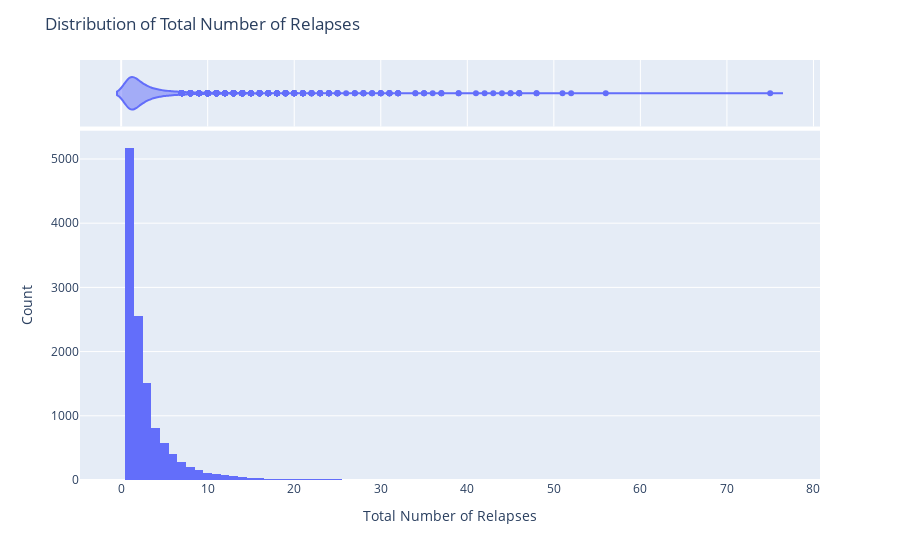

The notebook cell this image was saved under:
### Markdown cell above
### Distribution of Data

### Code cell
if DATASET == "mimic":
    hospitaliaztions_count = X.groupby('SUBJECT_ID').size().reset_index(name='HOSPITALIZATIONS_COUNT')

    # Plot the distribution of Previos Number of Hospitalizations
    fig = px.histogram(hospitaliaztions_count, x='HOSPITALIZATIONS_COUNT', marginal='violin',
                    labels={'TOTAL_HOSPITALIZATIONS': 'Total Number of Hospitalizations'})
    fig.update_layout(title="Distribution of Total Number of Hospitalizations", yaxis_title="Count")
    fig.show()

    X.TOTAL_HOSPITALIZATIONS.describe()
else:
    relapses_count = X.groupby('DONOR_ID').size().reset_index(name='RELAPSES_COUNT')

    # Plot the distribution of Previous Number of Relapses
    fig = px.histogram(relapses_count, x='RELAPSES_COUNT', marginal='violin',
                    labels={'RELAPSES_COUNT': 'Total Number of Relapses'})
    fig.update_layout(title="Distribution of Total Number of Relapses", yaxis_title="Count")
    fig.show()

### Figure 1 — Plotly figure (JSON) as saved in the notebook; plotly's stock layout.template omitted (floating-point values rounded to 4 significant figures; data arrays with more than 128 entries replaced by an {"elided": "..."} marker saying what was removed)
{"data": [{"bingroup": "x", "hovertemplate": "Total Number of Relapses=%{x}<br>count=%{y}<extra></extra>", "legendgroup": "", "marker": {"color": "#636efa", "pattern": {"shape": ""}}, "name": "", "orientation": "v", "showlegend": false, "type": "histogram", "x": {"elided": "12289 int values"}, "xaxis": "x", "yaxis": "y"}, {"hovertemplate": "Total Number of Relapses=%{x}<extra></extra>", "legendgroup": "", "marker": {"color": "#636efa"}, "name": "", "scalegroup": "x", "showlegend": false, "type": "violin", "x": {"elided": "12289 int values"}, "xaxis": "x2", "yaxis": "y2"}], "layout": {"barmode": "relative", "legend": {"tracegroupgap": 0}, "margin": {"t": 60}, "title": {"text": "Distribution of Total Number of Relapses"}, "xaxis": {"anchor": "y", "domain": [0, 1], "title": {"text": "Total Number of Relapses"}}, "xaxis2": {"anchor": "y2", "domain": [0, 1], "matches": "x", "showgrid": true, "showticklabels": false}, "yaxis": {"anchor": "x", "domain": [0, 0.8316], "title": {"text": "Count"}}, "yaxis2": {"anchor": "x2", "domain": [0.8416, 1], "matches": "y2", "showgrid": false, "showline": false, "showticklabels": false, "ticks": ""}}}
